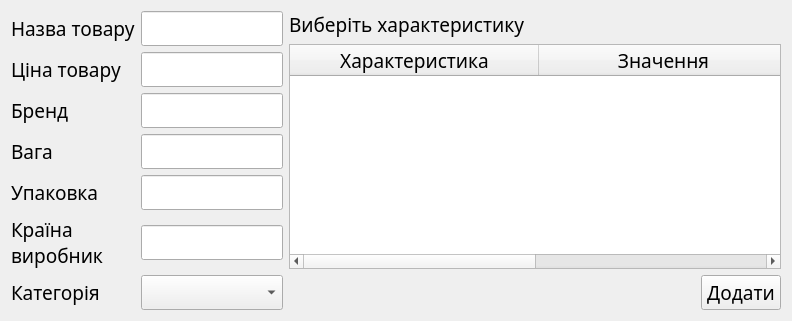
<?xml version="1.0" encoding="UTF-8"?>
<ui version="4.0">
 <class>AddProduct</class>
 <widget class="QWidget" name="AddProduct">
  <property name="geometry">
   <rect>
    <x>0</x>
    <y>0</y>
    <width>792</width>
    <height>309</height>
   </rect>
  </property>
  <property name="font">
   <font>
    <family>Franklin Gothic Medium</family>
    <pointsize>14</pointsize>
   </font>
  </property>
  <property name="windowTitle">
   <string>Додавання продукту</string>
  </property>
  <layout class="QHBoxLayout" name="horizontalLayout_9">
   <item>
    <layout class="QVBoxLayout" name="verticalLayout_2">
     <item>
      <layout class="QHBoxLayout" name="horizontalLayout">
       <item>
        <widget class="QLabel" name="label">
         <property name="text">
          <string>Назва товару</string>
         </property>
        </widget>
       </item>
       <item>
        <widget class="QLineEdit" name="lineEdit">
         <property name="sizePolicy">
          <sizepolicy hsizetype="Maximum" vsizetype="Fixed">
           <horstretch>0</horstretch>
           <verstretch>0</verstretch>
          </sizepolicy>
         </property>
         <property name="maximumSize">
          <size>
           <width>142</width>
           <height>16777215</height>
          </size>
         </property>
        </widget>
       </item>
      </layout>
     </item>
     <item>
      <layout class="QHBoxLayout" name="horizontalLayout_2">
       <item>
        <widget class="QLabel" name="label_2">
         <property name="text">
          <string>Ціна товару</string>
         </property>
        </widget>
       </item>
       <item>
        <widget class="QLineEdit" name="lineEdit_2">
         <property name="sizePolicy">
          <sizepolicy hsizetype="Maximum" vsizetype="Fixed">
           <horstretch>0</horstretch>
           <verstretch>0</verstretch>
          </sizepolicy>
         </property>
         <property name="maximumSize">
          <size>
           <width>142</width>
           <height>16777215</height>
          </size>
         </property>
        </widget>
       </item>
      </layout>
     </item>
     <item>
      <layout class="QHBoxLayout" name="horizontalLayout_3">
       <item>
        <widget class="QLabel" name="label_3">
         <property name="text">
          <string>Бренд</string>
         </property>
        </widget>
       </item>
       <item>
        <widget class="QLineEdit" name="lineEdit_3">
         <property name="sizePolicy">
          <sizepolicy hsizetype="Maximum" vsizetype="Fixed">
           <horstretch>0</horstretch>
           <verstretch>0</verstretch>
          </sizepolicy>
         </property>
         <property name="maximumSize">
          <size>
           <width>142</width>
           <height>16777215</height>
          </size>
         </property>
        </widget>
       </item>
      </layout>
     </item>
     <item>
      <layout class="QHBoxLayout" name="horizontalLayout_4">
       <item>
        <widget class="QLabel" name="label_4">
         <property name="text">
          <string>Вага</string>
         </property>
        </widget>
       </item>
       <item>
        <widget class="QLineEdit" name="lineEdit_4">
         <property name="sizePolicy">
          <sizepolicy hsizetype="Maximum" vsizetype="Fixed">
           <horstretch>0</horstretch>
           <verstretch>0</verstretch>
          </sizepolicy>
         </property>
         <property name="maximumSize">
          <size>
           <width>142</width>
           <height>16777215</height>
          </size>
         </property>
        </widget>
       </item>
      </layout>
     </item>
     <item>
      <layout class="QHBoxLayout" name="horizontalLayout_5">
       <item>
        <widget class="QLabel" name="label_5">
         <property name="text">
          <string>Упаковка</string>
         </property>
        </widget>
       </item>
       <item>
        <widget class="QLineEdit" name="lineEdit_5">
         <property name="sizePolicy">
          <sizepolicy hsizetype="Maximum" vsizetype="Fixed">
           <horstretch>0</horstretch>
           <verstretch>0</verstretch>
          </sizepolicy>
         </property>
         <property name="maximumSize">
          <size>
           <width>142</width>
           <height>16777215</height>
          </size>
         </property>
        </widget>
       </item>
      </layout>
     </item>
     <item>
      <layout class="QHBoxLayout" name="horizontalLayout_6">
       <item>
        <widget class="QLabel" name="label_6">
         <property name="text">
          <string>Країна
виробник</string>
         </property>
        </widget>
       </item>
       <item>
        <widget class="QLineEdit" name="lineEdit_6">
         <property name="sizePolicy">
          <sizepolicy hsizetype="Maximum" vsizetype="Fixed">
           <horstretch>0</horstretch>
           <verstretch>0</verstretch>
          </sizepolicy>
         </property>
         <property name="maximumSize">
          <size>
           <width>142</width>
           <height>16777215</height>
          </size>
         </property>
        </widget>
       </item>
      </layout>
     </item>
     <item>
      <layout class="QHBoxLayout" name="horizontalLayout_7">
       <item>
        <widget class="QLabel" name="label_7">
         <property name="text">
          <string>Категорія</string>
         </property>
        </widget>
       </item>
       <item>
        <widget class="QComboBox" name="comboBox">
         <property name="sizePolicy">
          <sizepolicy hsizetype="Fixed" vsizetype="Fixed">
           <horstretch>0</horstretch>
           <verstretch>0</verstretch>
          </sizepolicy>
         </property>
         <property name="minimumSize">
          <size>
           <width>142</width>
           <height>0</height>
          </size>
         </property>
         <property name="maximumSize">
          <size>
           <width>143</width>
           <height>16777215</height>
          </size>
         </property>
        </widget>
       </item>
      </layout>
     </item>
    </layout>
   </item>
   <item>
    <layout class="QVBoxLayout" name="verticalLayout_3">
     <item>
      <layout class="QVBoxLayout" name="verticalLayout">
       <item>
        <widget class="QLabel" name="label_8">
         <property name="text">
          <string>Виберіть характеристику</string>
         </property>
        </widget>
       </item>
       <item>
        <widget class="QTableWidget" name="tableWidget">
         <attribute name="horizontalHeaderDefaultSectionSize">
          <number>249</number>
         </attribute>
         <column>
          <property name="text">
           <string>Характеристика</string>
          </property>
         </column>
         <column>
          <property name="text">
           <string>Значення</string>
          </property>
         </column>
        </widget>
       </item>
      </layout>
     </item>
     <item>
      <layout class="QHBoxLayout" name="horizontalLayout_8">
       <item>
        <spacer name="horizontalSpacer">
         <property name="orientation">
          <enum>Qt::Horizontal</enum>
         </property>
         <property name="sizeHint" stdset="0">
          <size>
           <width>40</width>
           <height>20</height>
          </size>
         </property>
        </spacer>
       </item>
       <item>
        <widget class="QPushButton" name="buttonAdd">
         <property name="text">
          <string>Додати</string>
         </property>
        </widget>
       </item>
      </layout>
     </item>
    </layout>
   </item>
  </layout>
 </widget>
 <resources/>
 <connections/>
</ui>
